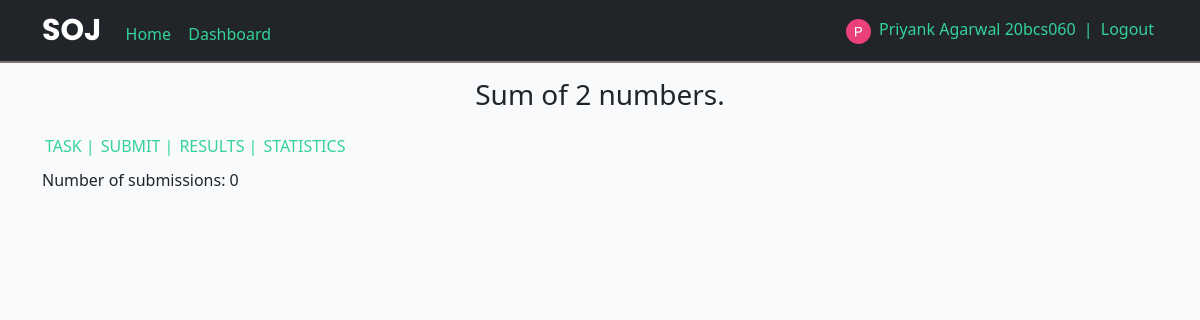
The page /result/1 (signed in) on the database its author committed.
### SOJ/models.py (models this page shows, shortened)
class User(db.Model, UserMixin):
    id = db.Column(db.Integer, primary_key=True)
    username = db.Column(db.String(20), unique=True, nullable=False)
    email = db.Column(db.String(120), unique=True, nullable=False)
    image_file = db.Column(db.String(20), nullable=False, default='default.jpg')
    password = db.Column(db.String(60), nullable=False)

class Problem(db.Model):
    id = db.Column(db.Integer, primary_key=True)
    title = db.Column(db.String(100), nullable=False)
    statement = db.Column(db.String(1000), nullable=False)
    categories = db.Column(db.String(1000), nullable=True)
    input = db.Column(db.String(1000), nullable=False)
    output = db.Column(db.String(1000), nullable=False)
    constraint = db.Column(db.String(1000), nullable=False)
    solved = db.Column(db.Integer, nullable=False, default=0)
    tried = db.Column(db.Integer, nullable=False , default=0)

### SOJ/main/routes.py (the view)
@main.route("/result/<int:prob_id>", methods=['POST', 'GET'])
@login_required
def result(prob_id):
    prob = Problem.query.filter_by(id=prob_id).first()
    submissions = Submission.query.filter_by(prob_id=prob_id, user_id=current_user.id )[::-1]
    n = 0
    if submissions:
        for _ in submissions:
            n+=1
    else :
        n = 0
    return render_template("result.html", submissions=submissions, prob=prob, n=n)

### SOJ/models.py (called while the page is built)
@login_manager.user_loader
def load_user(user_id):
    return User.query.get(int(user_id))

### SOJ/templates/result.html (shortened to what this page needs)
{% extends 'layout.html' %}
{% block content %}
<div class="container" style="margin-top:10px; margin-bottom:10px;">
    <p class="text-center fs-3 text-bolder ">{{ prob.title }}</p>
    <div class="d-flex flex-row">
        <a class="custom-link" href="{{ url_for('main.task', id=prob.id) }}" style="padding:3px;">TASK |</a>
        <a class="custom-link" href="{{ url_for('main.submit', id=prob.id) }}" style="padding:3px;"> SUBMIT |</a>
        <a class="custom-link" href="" style="padding:3px;"> RESULTS |</a>
        <a class="custom-link" href="{{ url_for('main.prob_stats', id=prob.id) }}" style="padding:3px;"> STATISTICS</a>
    </div>
</div>
<div class="container "">
    <h6>Number of submissions: {{ n }}</h6>
</div>
{% endblock %}

### SOJ/templates/layout.html (shortened to what this page needs)
<!DOCTYPE html>
<html>
<head>
    <link href="https://cdn.jsdelivr.net/npm/bootstrap@5.0.2/dist/css/bootstrap.min.css" rel="stylesheet">
    <link rel="stylesheet" href="{{ url_for('static', filename='css/layout.css') }}">
</head>
<body style="background-color: #f9fafb;">
    <nav class="navbar navbar-dark bg-dark ">
        <div class="container">
            <div>
                <a  class="navbar-brand" style="font-size:30px; font-weight: bold; font-family: 'Poppins', sans-serif;">SOJ</a>
                <a href="/" class="custom-link">Home</a>
                {% if current_user.is_authenticated %}
                    <a href="{{ url_for('main.dashboard') }}" class="custom-link" style="margin-left:5px;">Dashboard</a>
                {% endif %}
            </div>
            <div>
                {% if current_user.is_authenticated %}
                <img class="rounded-circle" src="{{ url_for('static', filename='profile_pics/' + current_user.image_file) }}" width="25" height="25" >
                    <a class="custom-link" href="{{ url_for('users.account') }}">{{ current_user.username }} </a><span style="color: #34d399  ;">| </span>
                    <a class="custom-link" href="{{ url_for('users.logout') }}">Logout</a>
                {% else %}
                    <a class="custom-link" href="{{ url_for('users.login') }}">Login</a>
                {% endif %}
        </div>
    </nav>
    {% block content %}{% endblock %}
</body>
</html>

### SOJ/static/css/layout.css (style rules this page uses)
a { transition: all 0.3s; }
.custom-link { text-decoration: None; padding: 4px; color: #34d399 ; }
nav { border-bottom: 2px solid rgb(125, 117, 117); }

### rows shown on the page
User: image_file (picture), username "Priyank Agarwal 20bcs060"
Problem: title "Sum of 2 numbers."

### other values the page prints
{{ n }} "0"
